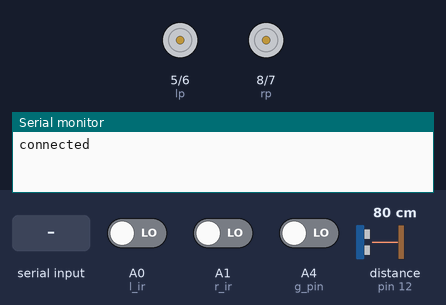
This sketch was run on a simulated Arduino Uno, built with avr-gcc and run on an emulated ATmega328P. Shown: motor-driver pin pairs drawn as motors (green arrow = first pin HIGH = forward, orange = second pin HIGH = backward, longer = more drive), the last lines printed to the serial monitor. The inputs (shaded band) are chosen by the test bench; at power-on: A0 (l_ir) LOW, A1 (r_ir) LOW, A4 (g_pin) LOW, distance to the obstacle (sensor on pin 12) 80 cm. The echo pulse lasts 58.3 µs per cm.

Above: at 1.2 s.
1.3 s: "s" received over Serial
3.2 s: A0 (l_ir) driven HIGH
At 4.1 s:
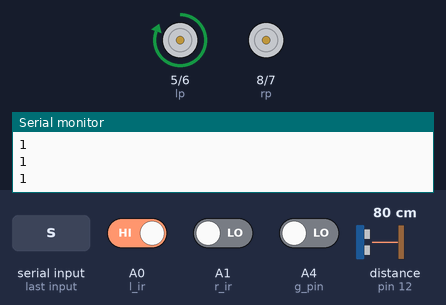
4.7 s: A1 (r_ir) driven HIGH
At 5.1 s:
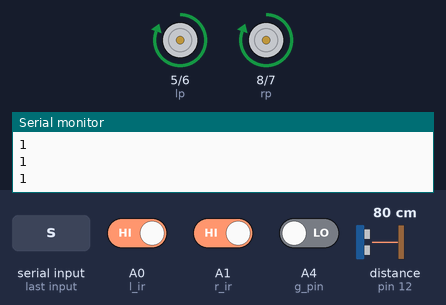
6.2 s: A0 (l_ir) driven LOW
At 7.4 s:
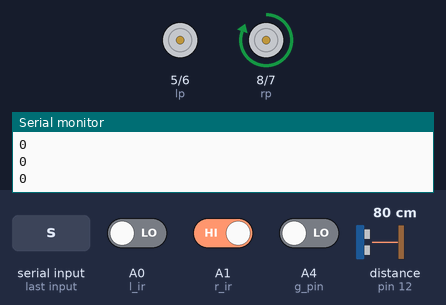
7.7 s: A4 (g_pin) driven HIGH
10.7 s: A1 (r_ir) driven LOW
At 11.2 s:
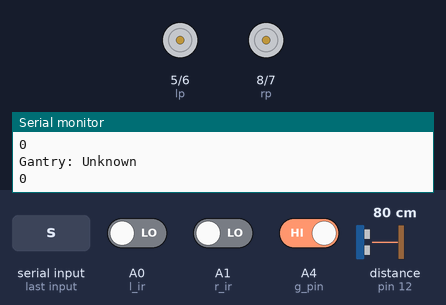
Timing chart, 0 to 13.2 s (numbered marks = the images above; inputs shaded):
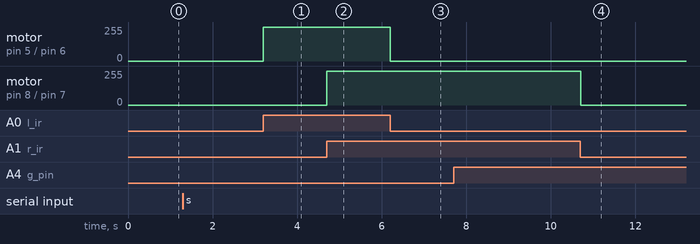

Measured:
- after the input at 3.2 s, motor on pin 5 (lp) / pin 6 (ln): stopped → forward 255/255 at once
- after the input at 4.7 s, motor on pin 8 (rp) / pin 7 (rn): stopped → forward 255/255 at once
- after the input at 6.2 s, motor on pin 5 (lp) / pin 6 (ln): forward 255/255 → stopped at once
- after the input at 10.7 s, motor on pin 8 (rp) / pin 7 (rn): forward 255/255 → stopped at once

The sketch:

buggy_line_follower.ino
```cpp
#include <NewPing.h>
#define lp 5
#define ln 6
#define rp 8
#define rn 7
#define l_ir A0
#define r_ir A1
#define g_pin A4
#define Trig_pin 13
#define Echo_pin 12
#define Max_dist 20
bool left_ir,right_ir,start=false,parked=false;
int gantry_1=0,gantry_2=0,gantry_3=0,parking_n=0;
NewPing echo(Trig_pin,Echo_pin,Max_dist);
void setup() {
  for(int i=5;i<9;i++)
    pinMode(i,OUTPUT);
  pinMode(l_ir,INPUT);
  pinMode(r_ir,INPUT);
  Serial.begin(9600);
  Serial.println("connected");
}
void loop() {
  if(!start) {
    if(Serial.available()>0) {
      switch(Serial.read()) {
        case 's': start=true;
      }
    }
  }
  else {
    follow_line(2);
    left_blind();
  }
}
void follow_line(int rounds) {
  while(gantry_sum()<(rounds*3)) {
    check_obstacle();
    left_ir=digitalRead(l_ir);
    right_ir=digitalRead(r_ir);
    Serial.println(left_ir);
    if(left_ir && right_ir)
      move_forward();
    else if(right_ir)
      little_left();
    else if(left_ir)
      little_right();
    else
      stop_buggy();
    count_gantry();
  }
}
void left_blind() {
  while(!parked) {
    right_ir=digitalRead(r_ir);
    if(right_ir) little_left();
    else little_right;
    check_parking();
  }
}
void check_parking() {
  left_ir=digitalRead(l_ir);
  right_ir=digitalRead(r_ir);
  if(!left_ir && !right_ir) {
    ++parking_n;
    parked=true;
    stop_buggy();
  }
}
int gantry_sum() {
  return gantry_1+gantry_2+gantry_3;
}
void check_obstacle() {
  while(echo.ping_cm()) stop_buggy();
}
void count_gantry() {
  if (digitalRead(g_pin)==HIGH) {
    unsigned long d = pulseIn(g_pin,HIGH);
    if(d > 500 and d < 1500) {
      Serial.println("Gantry: 1");
      ++gantry_1;
      stop_buggy();
      delay(1000);
    }
    else if (d> 1500 and d < 2500) {
      Serial.println("Gantry: 2");
      ++gantry_2;
      stop_buggy();
      delay(1000);
    }
    else if (d > 2500 and d < 3500) {
      Serial.println("Gantry: 3");
      ++gantry_3;
      stop_buggy();
      delay(1000);
    }
    else
      Serial.println("Gantry: Unknown");
  }
}
void stop_buggy() {
  digitalWrite(lp,LOW);
  digitalWrite(ln,LOW);
  digitalWrite(rp,LOW);
  digitalWrite(rn,LOW);
}
void move_forward(){
  digitalWrite(lp,HIGH);
  digitalWrite(ln,LOW);
  digitalWrite(rp,HIGH);
  digitalWrite(rn,LOW);
}
void little_left(){
  digitalWrite(lp,LOW);
  digitalWrite(ln,LOW);
  digitalWrite(rp,HIGH);
  digitalWrite(rn,LOW);
}
void left_turn(){
  digitalWrite(lp,LOW);
  digitalWrite(ln,HIGH);
  digitalWrite(rp,HIGH);
  digitalWrite(rn,LOW);
}
void little_right(){
  digitalWrite(lp,HIGH);
  digitalWrite(ln,LOW);
  digitalWrite(rp,LOW);
  digitalWrite(rn,LOW);
}
void right_turn(){
  digitalWrite(lp,HIGH);
  digitalWrite(ln,LOW);
  digitalWrite(rp,LOW);
  digitalWrite(rn,HIGH);
}
```
